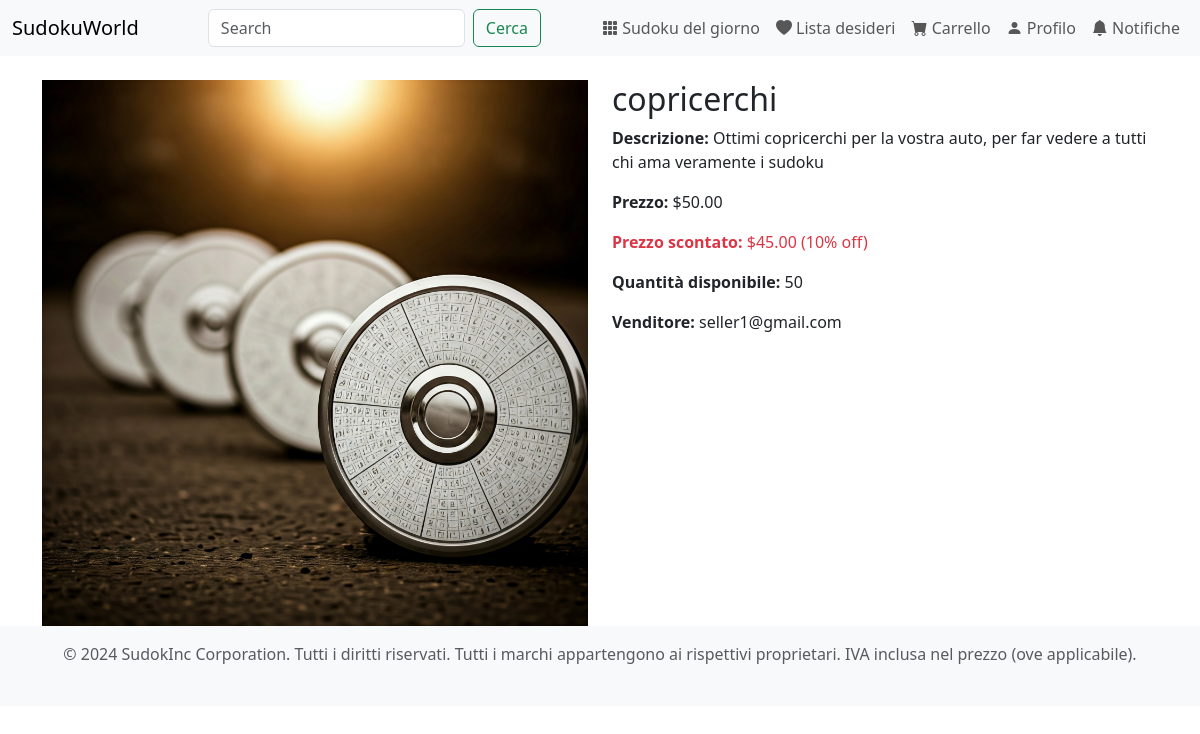
The page /pages/product.php?id=5 on the database its author committed.
### tables this page shows
create table PRODUCT (
    id_product int not null auto_increment,
    name varchar(128) not null,
    description varchar(1024) not null,
    price int not null,
    image varchar(128) not null,
    discount int not null,
    availability int not null,
    removed char not null,
    email varchar(64) not null,
    category_tag varchar(32) not null,
    constraint ID_PRODUCT_ID primary key (id_product)
);

### database/Database.php (called while the page is built, shortened)
<?php
class Database
{
    private $db;
    public function __construct($servername, $username, $password, $dbname, $port)
    {
        $this->db = new mysqli($servername, $username, $password, $dbname, $port);
    }
    public function query($query, $param_types, ...$params)
    {
        $stmt = $this->db->prepare($query);
        if ($param_types !== '') {
            $stmt->bind_param($param_types, ...$params);
        }
        $stmt->execute();
        return $stmt->get_result()->fetch_all(MYSQLI_ASSOC);
    }
    public function getProduct($id)
    {
        $query = "SELECT * FROM PRODUCT p WHERE id_product = ?";
        return $this->query($query, 'i', $id);
    }
}

### includes/bootstrap.php (called while the page is built, shortened)
<?php
require_once("../database/Database.php");
$db = new Database("db", "root", "example", "SUDOKUWORLD", 3306);

### classes/Product.php (called while the page is built, shortened)
<?php
class Product
{
    private $name;
    private $price;
    private $description;
    private $img;
    private $seller_email;
    private $discount;
    private $availability;
    private $removed;
    public function __construct($id_product, $name, $price, $description, $image, $email, $category_tag, $discount, $availability, $removed = 0)
    {
        $this->name = $name;
        $this->price = $price / 100;
        $this->description = $description;
        $this->img = $image;
        $this->seller_email = $email;
        $this->discount = $discount;
        $this->availability = $availability;
        $this->removed = $removed;
    }
    public function getName()
    {
        return $this->name;
    }
    public function getPrice()
    {
        return $this->price;
    }
    public function getDescription()
    {
        return $this->description;
    }
    public function getImg()
    {
        return $this->img;
    }
    public function getSellerEmail()
    {
        return $this->seller_email;
    }
    public function getAvailability()
    {
        return $this->availability;
    }
    public function isRemoved()
    {
        return $this->removed;
    }
    public function getFinalPrice($sudoku_solved)
    {
        $discountPrice = $this->price * (1 - $this->discount / 100);
        return $discountPrice;
    }
    public function getFinalDiscount($sudoku_solved)
    {
        return (1 - ($this->getFinalPrice($sudoku_solved) / $this->price)) * 100;
    }
}

### pages/product.php (the view, shortened to what this page needs)
<?php
include_once("../includes/bootstrap.php");
require_once("../includes/functions.php");
require_once("../classes/Product.php");
$productList = $db->getProduct($_GET["id"]);
$product = new Product(...$productList[0]);
$sudoku_solved = false;
include '../includes/header.php';
?>
<div class="container mt-4">
    <div class="row">
        <div class="col-md-6">
            <img src="<?= htmlspecialchars($product->getImg()) ?>" class="img-fluid" alt="<?= htmlspecialchars($product->getName()) ?>">
        </div>
        <div class="col-md-6">
            <h2><?= htmlspecialchars($product->getName()) ?></h2>
            <p><strong>Descrizione:</strong> <?= htmlspecialchars($product->getDescription()) ?></p>
            <p><strong>Prezzo:</strong> $<?= number_format($product->getPrice(), 2) ?></p>
            <?php if ($product->getFinalDiscount($sudoku_solved) > 0): ?>
                <p class="text-danger"><strong>Prezzo scontato:</strong> $<?= number_format($product->getFinalPrice($sudoku_solved), 2) ?> (<?= $product->getFinalDiscount($sudoku_solved) ?>% off)</p>
            <?php endif; ?>
            <?php if (!$product->isRemoved()): ?>
                <p><strong>Quantit&agrave; disponibile:</strong> <?= $product->getAvailability() ?></p>
            <?php endif; ?>
            <p><strong>Venditore:</strong> <?= htmlspecialchars($product->getSellerEmail()) ?></p>
        </div>
    </div>
</div>
<?php
include '../includes/footer.php';
?>

### rows shown on the page
product: image+name (picture), name "copricerchi", description "Ottimi copricerchi per la vostra auto, per far vedere a tutti chi ama veramente i sudoku", availability "50.00", $product->getFinalPrice($sudoku_solved) "45.00", discount "10", availability "50", email "seller1@gmail.com"
